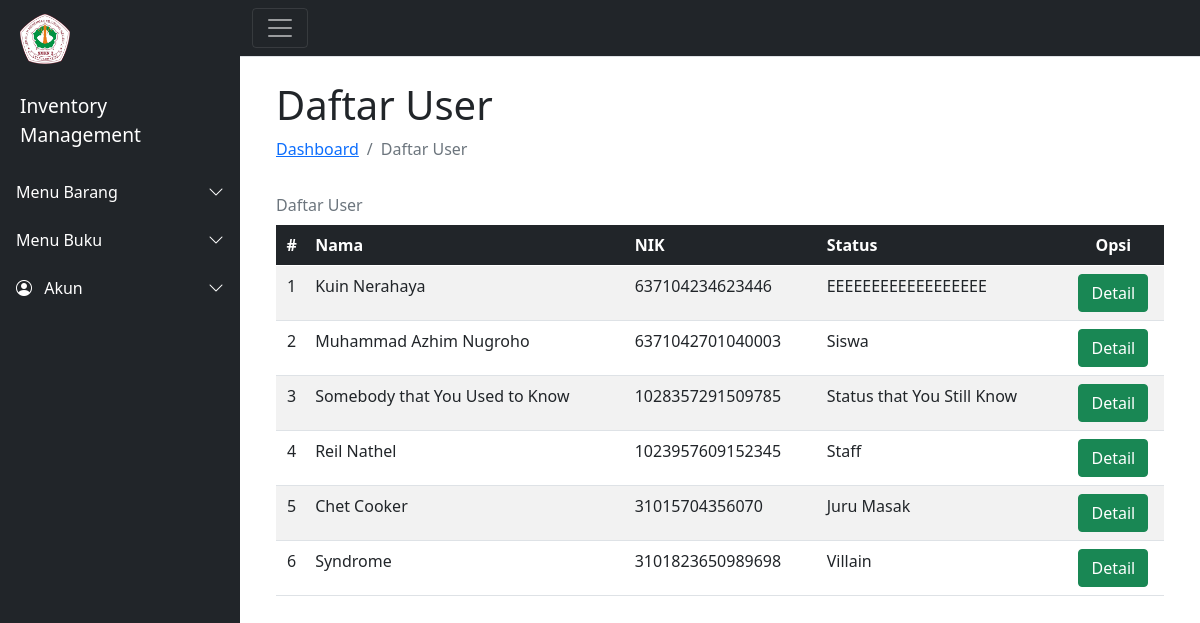
/index.php?page=Userlist, run on the app's committed database.
### tables this page shows
CREATE TABLE `tuser` (
  `idUser` int(11) NOT NULL,
  `username` varchar(30) NOT NULL,
  `password` varchar(255) NOT NULL,
  `role` enum('Superuser','Administrator','Guest') NOT NULL,
  `nik` varchar(16) DEFAULT NULL,
  `nama` varchar(30) NOT NULL,
  `fotoProfil` varchar(50) DEFAULT '''Assets/img/user/person-fill.svg''',
  `gender` enum('Laki-laki','Perempuan') NOT NULL,
  `agama` enum('Budha','Hindu','Islam','Katholik','Kristen') NOT NULL,
  `telpon` varchar(13) DEFAULT NULL,
  `email` varchar(30) DEFAULT NULL,
  `tanggalLahir` date DEFAULT NULL,
  `alamat` varchar(50) DEFAULT NULL,
  `status` varchar(50) DEFAULT NULL,
  `isDeleted` tinyint(1) NOT NULL DEFAULT '0'
);

### config/userfunctions.php (called while the page is built, shortened)
<?php
	require 'connect.php';
	function query($query) {
		global $db;
		$result = mysqli_query($db, $query);
		$rows = [];
		while( $row = mysqli_fetch_assoc($result) ) {
			$rows[] = $row;
		}
		return $rows;
	}
 ?>

### contents/User/tableuser.php (the view)
<?php
    require 'config/userfunctions.php';
    $users = query('SELECT * FROM tuser');
 ?>
<main>
    <div class="container-fluid px-4">
        <h1 class="mt-4">Daftar User</h1>
        <ol class="breadcrumb mb-4">
            <li class="breadcrumb-item"><a href="index.php">Dashboard</a></li>
            <li class="breadcrumb-item active">Daftar User</li>
        </ol>
        <table class="table caption-top table-striped">
            <caption>Daftar User</caption>
            <thead class="table-dark">
                <tr>
                    <th class="text-center">#</th>
                    <th>Nama</th>
                    <th>NIK</th>
                    <th>Status</th>
                    <th class="text-center">Opsi</th>
                </tr>
            </thead>
            <tbody class="">
                <?php $count = 1; ?>
                <?php foreach($users as $user) : ?>
            		<tr>
            			<td class="text-center"><?= $count; ?></td>
            			<td><?= $user['nama']; ?></td>
                        <td><?= $user['nik']; ?></td>
            			<td><?= $user['status']; ?></td>
            			<td class="text-center">
            				<a href="index.php?page=UserDetail&id=<?= $user['idUser']; ?>" class="btn btn-success">Detail</a>
            			</td>
            		</tr>
                    <?php $count++ ?>
                <?php endforeach; ?>
            </tbody>
        </table>
    </div>
</main>

### data on the page
tuser: nama "Kuin Nerahaya", nik "637104234623446", status "EEEEEEEEEEEEEEEEEE"
tuser: nama "Muhammad Azhim Nugroho", nik "6371042701040003", status "Siswa"
tuser: nama "Somebody that You Used to Know", nik "1028357291509785", status "Status that You Still Know"
tuser: nama "Reil Nathel", nik "1023957609152345", status "Staff"
tuser: nama "Chet Cooker", nik "31015704356070", status "Juru Masak"
tuser: nama "Syndrome", nik "3101823650989698", status "Villain"
